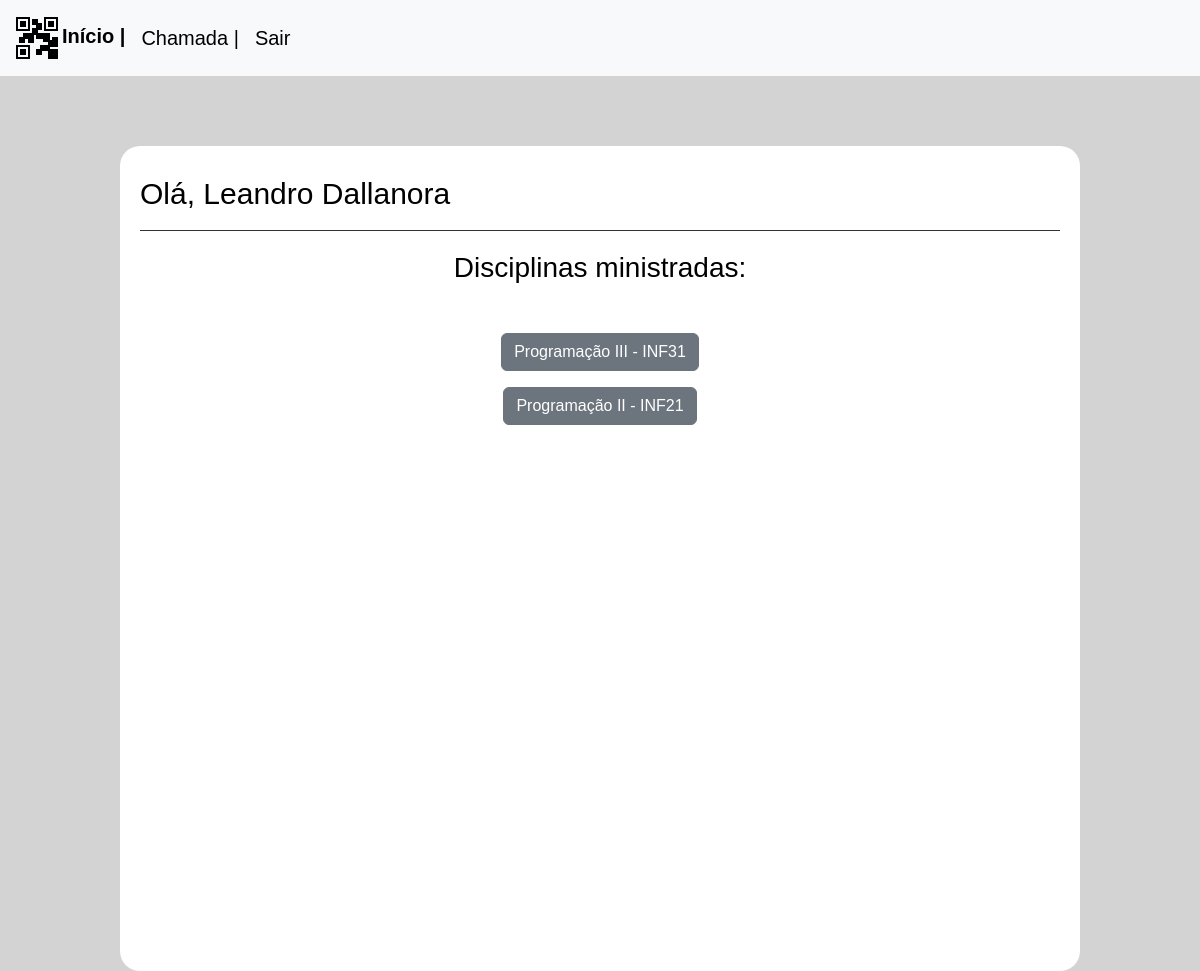
/QRcode/index.php (signed in), run on the app's committed database.
### tables this page shows
CREATE TABLE IF NOT EXISTS `disciplina` (
  `id_disciplinas` int NOT NULL AUTO_INCREMENT,
  `nome_disciplina` varchar(255) DEFAULT NULL,
  PRIMARY KEY (`id_disciplinas`)
);

CREATE TABLE IF NOT EXISTS `turma` (
  `id_turma` int NOT NULL AUTO_INCREMENT,
  `nome_turma` varchar(255) NOT NULL,
  PRIMARY KEY (`id_turma`)
);

### QRcode/index.php (the view, shortened to what this page needs)
<?php
include "../conecta.php";
?>
<!DOCTYPE HTML>
<html lang="pt-BR">
<head>
    <link href="../css/bootstrap.min.css" rel="stylesheet">
    <link href="../css/bootstrap.min.css" rel="stylesheet">
    <link rel="stylesheet" href="../css/layout.css">
</head>
<?php
include "navbar.php"; ?>
<body>
    <div class="container">
        <header>
            <h2 style="font-size: 30px;">Olá, <?php echo $_SESSION['user']; ?></h2>
        </header>
        <main>
            <section>
                <h3 style="text-align: center;">Disciplinas ministradas:</h3><br><p>
                <?php
                $select_professor = "SELECT DISTINCT id_disciplinas, nome_disciplina, nome_turma, id_turma FROM disciplina
                INNER JOIN horario ON fk_disciplina_id_disciplina = id_disciplinas
                INNER JOIN turma ON id_turma = fk_turma_id_turma
                WHERE fk_professor = " . $_SESSION['id_usuario'];
                $exe_prof = mysqli_query($conexao, $select_professor);
                while ($dados_prof = mysqli_fetch_assoc($exe_prof)) {
                    "<br>" ?>
                    <div style="text-align: center;">
                    <a class="btn btn-secondary" href="../crud/crud_presenca/listar.php?id_disciplinas=<?php echo $dados_prof['id_disciplinas']; ?>&id_turma=<?php echo $dados_prof['id_turma']; ?>" onclick="mostraTurma()">
                        <?php echo $dados_prof['nome_disciplina'] . " - " . $dados_prof['nome_turma']; ?>
                    </a></div>
                    <p><p>
                <?php
                }
                ?>
            </section>
        </main>
        <div id="qrcode">
            <div id="qr-reader"></div>
        </div>
</body>
</html>

### css/layout.css (style rules this page uses)
body { margin: 0; padding: 0; font-family: Arial, sans-serif; background-color: #d3d3d3; color: #000000; }
.container { width: 80%; margin: 0 auto; padding: 20px; background-color: white; border-radius: 20px; margin-top: 70px; }
header { display: flex; justify-content: space-between; align-items: center; padding: 10px 0; border-bottom: 1px solid #333; }
main { padding: 20px 0; }

### data on the page
disciplina: nome_disciplina "Programação III", turma.nome_turma "INF31"
disciplina: nome_disciplina "Programação II", turma.nome_turma "INF21"

### other printed values
$_SESSION['user'] "Leandro Dallanora"
